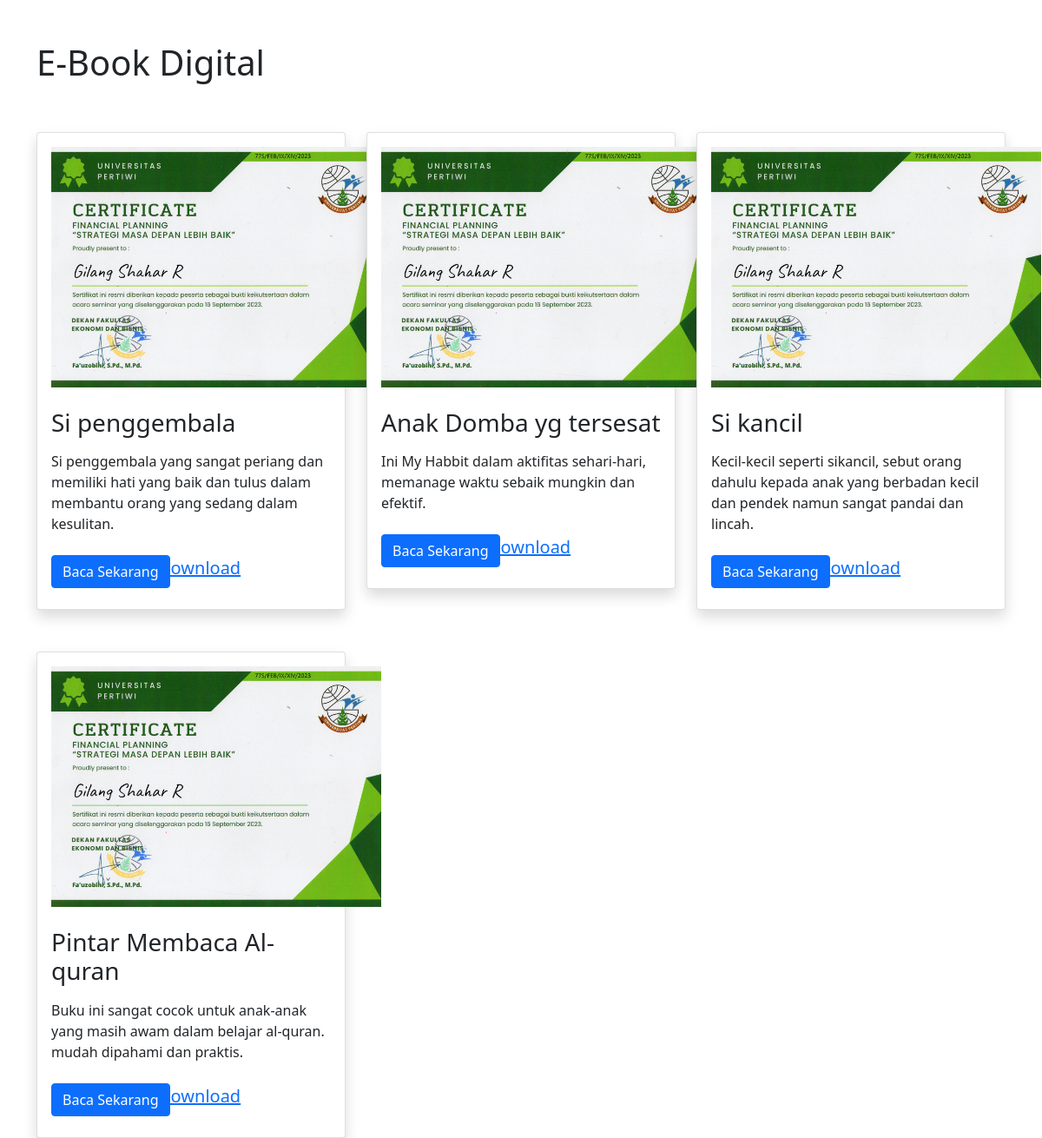
The page / on the database its author committed.
### tables this page shows
CREATE TABLE `buku` (
  `id` int(11) NOT NULL,
  `judul_buku` varchar(50) NOT NULL,
  `jenis_buku` varchar(50) NOT NULL,
  `penulis` varchar(50) NOT NULL,
  `penerbit` varchar(50) NOT NULL,
  `img` varchar(225) NOT NULL,
  `description` text NOT NULL,
  `tahun_terbit` year(4) NOT NULL,
  `create_upload` date NOT NULL
);

### view/index.php (called while the page is built)
<?php
class Buku
{
    protected $db;
    public function __construct($db)
    {
        $this->db = $db;
    }
    public function bukuDigital()
    {
        $sql = "SELECT * FROM buku";
        $result = $this->db->query($sql);
        return $result;
    }
}

### index.php (the view, shortened to what this page needs)
<!doctype html>
<html lang="en">
<head>
    <link href="https://cdn.jsdelivr.net/npm/bootstrap@5.0.2/dist/css/bootstrap.min.css" rel="stylesheet">
</head>
<body>
    <div class="container">
        <div class="row mt-5">
            <h1>E-Book Digital</h1>
            <?php $no = 1;
            include '../../view/index.php';
            $coba = new Buku($conn);
            $result = $coba->bukuDigital();
            while ($row = $result->fetch_array()) {
                $link = $row['img'];
                echo "<div class='col-4 mt-5'>
                <div class='card shadow'>
                    <div class='card-body'>
                <img src={$link} style='width: 380px'>";
                echo '<div class="card-title mt-4">';
                echo "<h3>";
                echo $row['judul_buku'];
                echo "</h3>";
                echo "</div>";
                echo "<div class='desc mt-3'>";
                echo $row['description'];
                echo "</div>";
                echo "  <div class='row'>
                            <div class='col'>
                                <a href='#' class='btn btn-primary mt-4 mb-2'>Baca Sekarang</a>
                            </div>
                            <div class='col mt-4'>
                                <a href='#' class='' style='font-size: 20px; margin-left:-50px;'>Download</a>
                            </div>
                        </div>
                    </div>
                </div>
            </div>
            ";
            }
            ?>
        </div>
    </div>
</body>
</html>

### rows shown on the page
buku: img (picture), judul_buku "Si penggembala", description "Si penggembala yang sangat periang dan memiliki hati yang baik dan tulus dalam membantu orang yang sedang dalam kesulitan."
buku: img (picture), judul_buku "Anak Domba yg tersesat", description "Ini My Habbit dalam aktifitas sehari-hari, memanage waktu sebaik mungkin dan efektif."
buku: img (picture), judul_buku "Si kancil", description "Kecil-kecil seperti sikancil, sebut orang dahulu kepada anak yang berbadan kecil dan pendek namun sangat pandai dan lincah."
buku: img (picture), judul_buku "Pintar Membaca Al-quran", description "Buku ini sangat cocok untuk anak-anak yang masih awam dalam belajar al-quran. mudah dipahami dan praktis."
